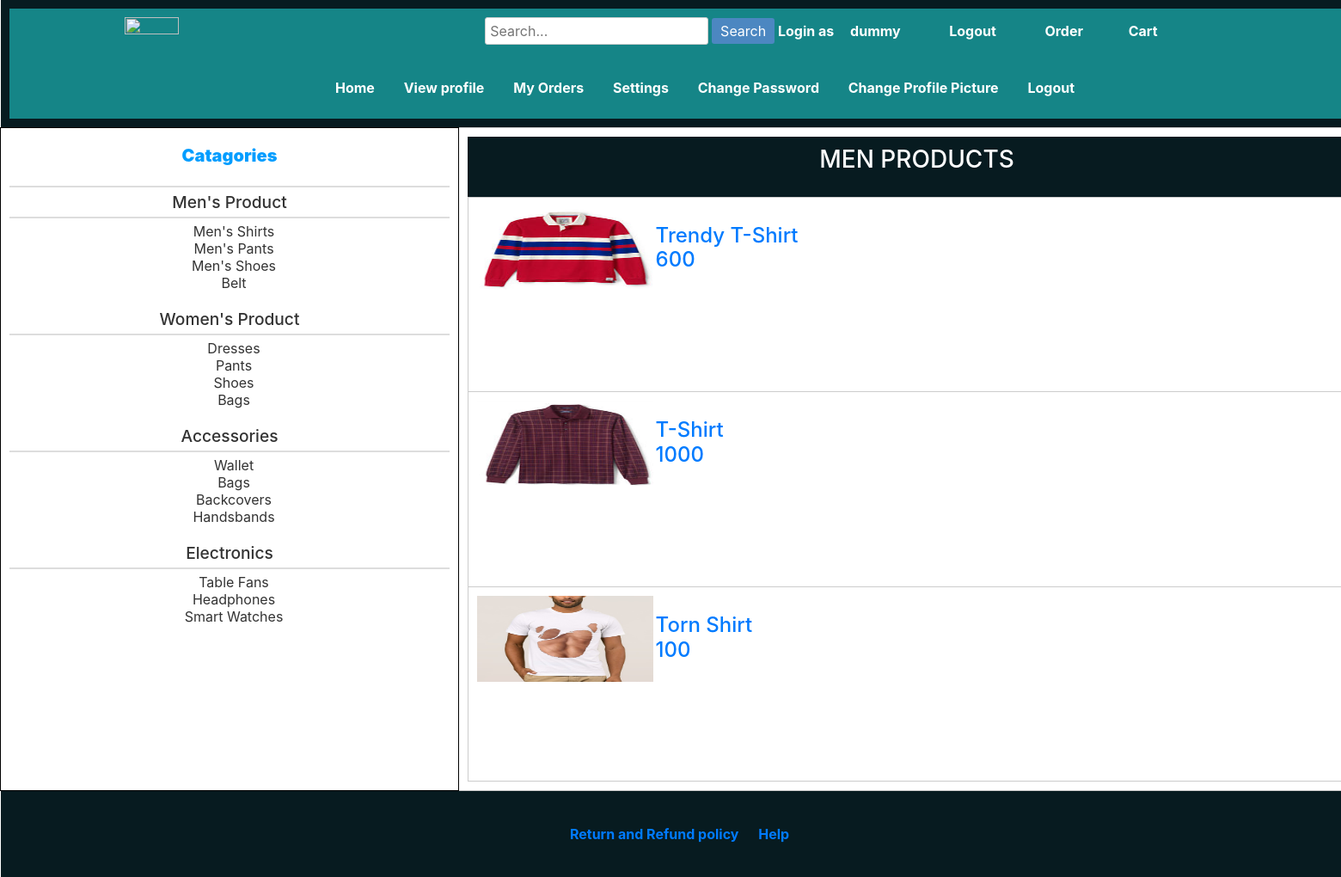
The app's page /app/user_pages/spm products.php?pname=Shirt (signed in) with its own data.
### tables this page shows
CREATE TABLE `allproducts` (
  `code` varchar(255) NOT NULL,
  `name` varchar(255) NOT NULL,
  `catagory` varchar(255) NOT NULL,
  `subcatagory` varchar(255) NOT NULL,
  `color` varchar(255) NOT NULL,
  `material` varchar(500) NOT NULL,
  `size` varchar(20) NOT NULL,
  `description` varchar(255) NOT NULL,
  `bprice` double NOT NULL,
  `sprice` double NOT NULL,
  `quantity` int(11) NOT NULL,
  `offer` double NOT NULL,
  `pdpic` varchar(500) NOT NULL
);

### data/db.php (called while the page is built, shortened)
<?php
    $host="127.0.0.1";
    $user="root";
    $pass="";
    $dbname="ecommerce";
    $port=3306;
    function executeSQL($sql){
        global $host, $user, $pass, $dbname, $port;
        $link=mysqli_connect($host, $user, $pass, $dbname, $port);
        $result = mysqli_query($link, $sql);
        return $result;
    }
?>

### data/product_access.php (called while the page is built, shortened)
<?php
	if(require_once("db.php")){
	function getProductByNameMale($pnamee){
        $sql = "SELECT * FROM allproducts WHERE catagory='Men' AND  subcatagory LIKE '%$pnamee%'";
        $result = executeSQL($sql);
		 for($i=0; $row=mysqli_fetch_assoc($result); ++$i){
            $getProductByN[$i] = $row;
        }
        return $getProductByN;
    }
	}
	else{
		echo "Database not found";
	}
?>

### app/user_pages/spm products.php (the view, shortened to what this page needs)
<?php include "../../data/product_access.php"; ?>
<?php
    $pnamee =$_GET['pname'];
    $productnames = getProductByNameMale($pnamee);
?>
<html>
<head>
<link rel="stylesheet" href="https://cdn.jsdelivr.net/npm/bootstrap@4.0.0/dist/css/bootstrap.min.css">
<link rel="stylesheet" href="css/home.css">
</head>
<table align="center" width="1600" >
		<tr>
			<th colspan="4" align="center" width="60%">
				<nav>
					<a href="home.php"><img src="pictures\eshop_logo.png" align="left" align="top" width="20%"></a>
					<div class="search-bar">
						<input type="text" class="search-input" placeholder="Search...">
						<button class="search-button">Search</button>
					</div>
					Login as <a href="../account/profile.php"><?= $_SESSION['user']['name']; ?></a> &nbsp;&nbsp;&nbsp;&nbsp;&nbsp;  <a href="logouthandler.php">Logout</a>  &nbsp;&nbsp;&nbsp;&nbsp;&nbsp;
					<a href="order.php">Order</a>&nbsp;&nbsp;&nbsp;&nbsp;&nbsp;
					<a href="cart.php">Cart</a>&nbsp;&nbsp;&nbsp;&nbsp;&nbsp;<br><br><br>
					<div class="dropdown">
			<div class="dropdown-content">
				<div class="sidebar">
					<ul>
					 <a href="home.php">Home</a></li>
					   <a href="../account/profile.php">View profile</a></li>
					   <a href="order.php">My Orders</a></li>
						<a href="../account/editprofile.php">Settings</a>
						<a href="../account/changepass.php">Change Password</a></li>
						<a href="../account/changepp.php">Change Profile Picture</a></li>
					   <a href="logouthandler.php">Logout</a></li>
					</ul>
				</div>
			</div>
		</div>
				</tr>
	<td class=" categ"  valign="top"  width="8px">
	<label><b class="left-category">Catagories</b></label><br><hr>
		<ul>
		<a class="intro" href="select persons male.php">Men's Product</a><hr>
		<li><a href="spm products.php?pname=Shirt">Men's Shirts</a></li>
		<li><a href="spm products.php?pname=Pant">Men's Pants</a></li>
		<li><a href="spm products.php?pname=Shoe">Men's Shoes</a></li>
		<li><a href="spm products.php?pname=Belt">Belt</a></li><br>
		<a class="intro" href="select persons female.php">Women's Product</a><hr>
		<li><a href="spf products.php?pname=Dress">Dresses</a></li>
		<li><a href="spf products.php?pname=Pant">Pants</a></li>
		<li><a href="spf products.php?pname=Shoe">Shoes</a></li>
		<li><a href="spf products.php?pname=Bags">Bags</a></li><br>
		<a class="intro" href="accessories.php">Accessories</a><hr>
		<li><a href="ack products.php?pname=Wallet">Wallet</a></li>
		<li><a href="ack products.php?pname=Bag">Bags</a></li>
		<li><a href="ack products.php?pname=BackCover">Backcovers</a></li>
		<li><a href="ack products.php?pname=HandBand">Handsbands</a></li><br>
		<a class="intro" href="electronics.php">Electronics</a><hr>
		<li><a href="eck products.php?pname=TableFan">Table Fans</a></li>
		<li><a href="eck products.php?pname=HeadPhone">Headphones</a></li>
		<li><a href="eck products.php?pname=Smart Watch">Smart Watches</a></li><br>
		</ul>
	</td>
			<td valign="top" width="40%" >
					 <table align="center" width="100%" >
						<tr  >
                            <th  align="center"><label><h3>MEN PRODUCTS</h3></label></th>
						</tr>
					 </table>
					<table align="left" width="100%" >
					  <?php foreach ($productnames as $productn) { ?>
						<tr>
							<td>
							<a href="man product.php?id=<?=$productn['code']?>"><img src="pictures\<?=$productn['pdpic'] ;?>" align="left" align="top" width="20%" height="100" ><br><h4><?=$productn['name']; ?> <br><?=$productn['sprice'] ;?></h4></a>	<br><br><br><br><br><br>
							</td>
						</tr>
						 <?php } ?>
					</table>
			</td>
			<tr height="100">
				<th colspan="2">
					<a href="aboutus.php">Return and Refund policy</a>&nbsp;&nbsp;&nbsp;&nbsp;&nbsp;
					<a href="help.php">Help</a>&nbsp;&nbsp;&nbsp;&nbsp;&nbsp;
				</th>
			</tr>
	</table>
</html>

### app/user_pages/css/home.css (style rules this page uses)
nav { background-color: rgb(21, 133, 135); padding: 10px; text-align: center; }
nav a { color: white; text-decoration: none; padding: 10px; margin: 0 5px; }
nav img { max-width: 100%; height: auto; }
.search-bar { display: inline-block; }
.search-input { padding: 5px; border: 1px solid #ccc; border-radius: 3px; }
.search-button { padding: 5px 10px; background-color: #4c87c1; color: white; border: none; border-radius: 3px; cursor: pointer; }
th { background-color: #071b20; color: white; padding: 10px; text-align: center; }
td { border: 1px solid #ccc; padding: 10px; }
.categ { text-align: center; padding: 10px; border-radius: 5px; width: 200px; height: 100px; border: 1px solid black; padding: 10px; margin: 10px; }
.categ label { font-size: 20px; font-weight: bold; color: #009dff; padding: 10px; }
.categ ul { list-style-type: none; padding: 0; }
.categ a { text-decoration: none; color: #333; }
.intro { text-decoration: none; color: #333; font-size: larger; font-weight: 500; }
.categ hr { margin: 5px 0; border: 0.5px solid #ddd; }
.categ li { margin-left: 10px; }

### records on screen
allproducts: pdpic (picture), name "Trendy T-Shirt", sprice "600"
allproducts: pdpic (picture), name "T-Shirt", sprice "1000"
allproducts: pdpic (picture), name "Torn Shirt", sprice "100"

### other values on screen
$_SESSION['user']['name'] "dummy"
